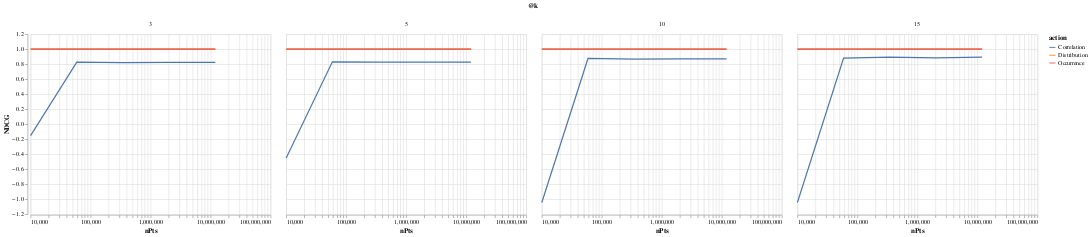

This figure's notebook cell:
### Code cell
df=pd.read_csv(f"../result/early_pruning_airbnb_accuracy.csv")
alt.Chart(df).mark_line().encode(
    x = alt.X("nPts",scale=alt.Scale(type="log")),
    y = alt.Y("NDCG"),#,scale=alt.Scale(domain=(0.9,1.01))),
    column="@k",
    color = "action"
)

### Figure 1 — Vega-Lite specification as saved in the notebook (floating-point values rounded to 4 significant figures)
{"config": {"view": {"continuousWidth": 400, "continuousHeight": 300}}, "data": {"name": "data-c6a4f86e0cb1ca126702862438605aab"}, "mark": "line", "encoding": {"color": {"type": "nominal", "field": "action"}, "column": {"type": "quantitative", "field": "@k"}, "x": {"type": "quantitative", "field": "nPts", "scale": {"type": "log"}}, "y": {"type": "quantitative", "field": "NDCG"}}, "$schema": "https://vega.github.io/schema/vega-lite/v4.8.1.json", "datasets": {"data-c6a4f86e0cb1ca126702862438605aab": [{"nPts": 10000, "action": "Correlation", "NDCG": -0.1516, "@k": 3}, {"nPts": 10000, "action": "Correlation", "NDCG": -0.4504, "@k": 5}, {"nPts": 10000, "action": "Correlation", "NDCG": -1.044, "@k": 10}, {"nPts": 10000, "action": "Correlation", "NDCG": -1.044, "@k": 15}, {"nPts": 10000, "action": "Distribution", "NDCG": 1.0, "@k": 3}, {"nPts": 10000, "action": "Distribution", "NDCG": 1.0, "@k": 5}, {"nPts": 10000, "action": "Distribution", "NDCG": 1.0, "@k": 10}, {"nPts": 10000, "action": "Distribution", "NDCG": 1.0, "@k": 15}, {"nPts": 10000, "action": "Occurrence", "NDCG": 1.0, "@k": 3}, {"nPts": 10000, "action": "Occurrence", "NDCG": 1.0, "@k": 5}, {"nPts": 10000, "action": "Occurrence", "NDCG": 1.0, "@k": 10}, {"nPts": 10000, "action": "Occurrence", "NDCG": 1.0, "@k": 15}, {"nPts": 58861, "action": "Correlation", "NDCG": 0.8266, "@k": 3}, {"nPts": 58861, "action": "Correlation", "NDCG": 0.8315, "@k": 5}, {"nPts": 58861, "action": "Correlation", "NDCG": 0.8764, "@k": 10}, {"nPts": 58861, "action": "Correlation", "NDCG": 0.8805, "@k": 15}, {"nPts": 58861, "action": "Distribution", "NDCG": 1.0, "@k": 3}, {"nPts": 58861, "action": "Distribution", "NDCG": 1.0, "@k": 5}, {"nPts": 58861, "action": "Distribution", "NDCG": 1.0, "@k": 10}, {"nPts": 58861, "action": "Distribution", "NDCG": 1.0, "@k": 15}, {"nPts": 58861, "action": "Occurrence", "NDCG": 1.0, "@k": 3}, {"nPts": 58861, "action": "Occurrence", "NDCG": 1.0, "@k": 5}, {"nPts": 58861, "action": "Occurrence", "NDCG": 1.0, "@k": 10}, {"nPts": 58861, "action": "Occurrence", "NDCG": 1.0, "@k": 15}, {"nPts": 346427, "action": "Correlation", "NDCG": 0.8213, "@k": 3}, {"nPts": 346427, "action": "Correlation", "NDCG": 0.8269, "@k": 5}, {"nPts": 346427, "action": "Correlation", "NDCG": 0.8685, "@k": 10}, {"nPts": 346427, "action": "Correlation", "NDCG": 0.8936, "@k": 15}, {"nPts": 346427, "action": "Distribution", "NDCG": 1.0, "@k": 3}, {"nPts": 346427, "action": "Distribution", "NDCG": 1.0, "@k": 5}, {"nPts": 346427, "action": "Distribution", "NDCG": 1.0, "@k": 10}, {"nPts": 346427, "action": "Distribution", "NDCG": 1.0, "@k": 15}, {"nPts": 346427, "action": "Occurrence", "NDCG": 1.0, "@k": 3}, {"nPts": 346427, "action": "Occurrence", "NDCG": 1.0, "@k": 5}, {"nPts": 346427, "action": "Occurrence", "NDCG": 1.0, "@k": 10}, {"nPts": 346427, "action": "Occurrence", "NDCG": 1.0, "@k": 15}, {"nPts": 2038904, "action": "Correlation", "NDCG": 0.8246, "@k": 3}, {"nPts": 2038904, "action": "Correlation", "NDCG": 0.8278, "@k": 5}, {"nPts": 2038904, "action": "Correlation", "NDCG": 0.8718, "@k": 10}, {"nPts": 2038904, "action": "Correlation", "NDCG": 0.8839, "@k": 15}, {"nPts": 2038904, "action": "Distribution", "NDCG": 1.0, "@k": 3}, {"nPts": 2038904, "action": "Distribution", "NDCG": 1.0, "@k": 5}, {"nPts": 2038904, "action": "Distribution", "NDCG": 1.0, "@k": 10}, {"nPts": 2038904, "action": "Distribution", "NDCG": 1.0, "@k": 15}, {"nPts": 2038904, "action": "Occurrence", "NDCG": 1.0, "@k": 3}, {"nPts": 2038904, "action": "Occurrence", "NDCG": 1.0, "@k": 5}, {"nPts": 2038904, "action": "Occurrence", "NDCG": 1.0, "@k": 10}, {"nPts": 2038904, "action": "Occurrence", "NDCG": 1.0, "@k": 15}, {"nPts": 12000000, "action": "Correlation", "NDCG": 0.8246, "@k": 3}, {"nPts": 12000000, "action": "Correlation", "NDCG": 0.827, "@k": 5}, {"nPts": 12000000, "action": "Correlation", "NDCG": 0.8711, "@k": 10}, {"nPts": 12000000, "action": "Correlation", "NDCG": 0.8945, "@k": 15}, {"nPts": 12000000, "action": "Distribution", "NDCG": 1.0, "@k": 3}, {"nPts": 12000000, "action": "Distribution", "NDCG": 1.0, "@k": 5}, {"nPts": 12000000, "action": "Distribution", "NDCG": 1.0, "@k": 10}, {"nPts": 12000000, "action": "Distribution", "NDCG": 1.0, "@k": 15}, {"nPts": 12000000, "action": "Occurrence", "NDCG": 1.0, "@k": 3}, {"nPts": 12000000, "action": "Occurrence", "NDCG": 1.0, "@k": 5}, {"nPts": 12000000, "action": "Occurrence", "NDCG": 1.0, "@k": 10}, {"nPts": 12000000, "action": "Occurrence", "NDCG": 1.0, "@k": 15}]}}
